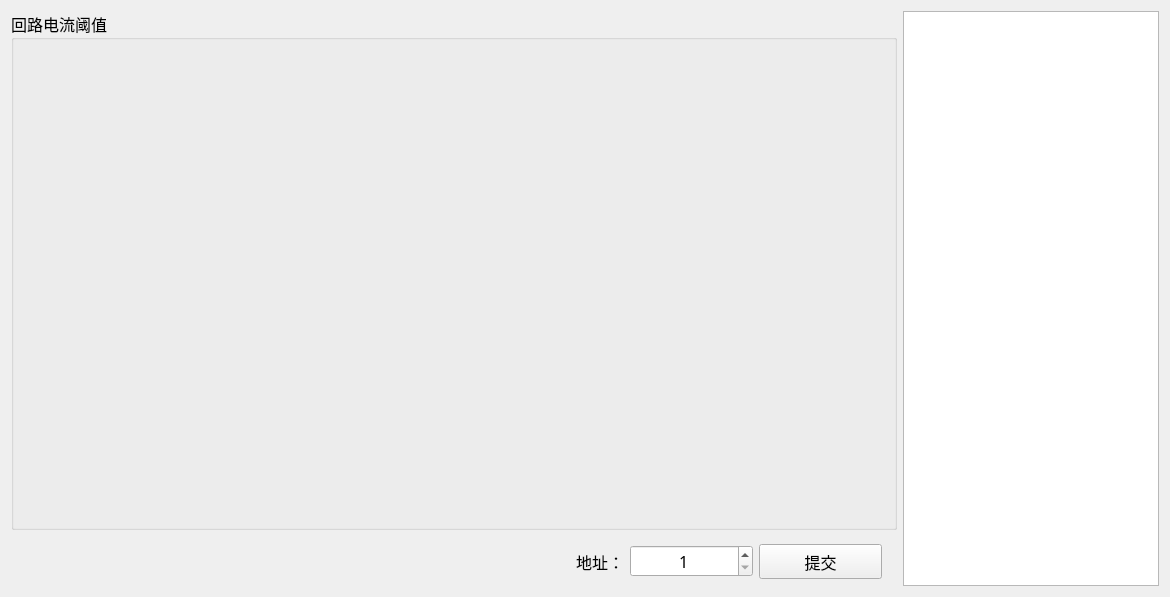
<?xml version="1.0" encoding="UTF-8"?>
<ui version="4.0">
 <class>RSet_LoopWid</class>
 <widget class="QWidget" name="RSet_LoopWid">
  <property name="geometry">
   <rect>
    <x>0</x>
    <y>0</y>
    <width>1170</width>
    <height>597</height>
   </rect>
  </property>
  <property name="windowTitle">
   <string>Form</string>
  </property>
  <layout class="QGridLayout" name="gridLayout">
   <item row="0" column="0">
    <layout class="QVBoxLayout" name="verticalLayout">
     <item>
      <widget class="QGroupBox" name="curGroup">
       <property name="font">
        <font>
         <family>微软雅黑</family>
         <pointsize>12</pointsize>
        </font>
       </property>
       <property name="title">
        <string>回路电流阈值</string>
       </property>
      </widget>
     </item>
     <item>
      <widget class="QWidget" name="widget" native="true">
       <property name="maximumSize">
        <size>
         <width>16777215</width>
         <height>50</height>
        </size>
       </property>
       <widget class="QWidget" name="layoutWidget_2">
        <property name="geometry">
         <rect>
          <x>490</x>
          <y>0</y>
          <width>381</width>
          <height>51</height>
         </rect>
        </property>
        <layout class="QHBoxLayout" name="horizontalLayout">
         <item>
          <widget class="QLabel" name="label">
           <property name="minimumSize">
            <size>
             <width>100</width>
             <height>30</height>
            </size>
           </property>
           <property name="font">
            <font>
             <family>微软雅黑</family>
             <pointsize>12</pointsize>
            </font>
           </property>
           <property name="text">
            <string>地址：</string>
           </property>
           <property name="alignment">
            <set>Qt::AlignRight|Qt::AlignTrailing|Qt::AlignVCenter</set>
           </property>
          </widget>
         </item>
         <item>
          <widget class="QSpinBox" name="spinBox">
           <property name="minimumSize">
            <size>
             <width>100</width>
             <height>30</height>
            </size>
           </property>
           <property name="font">
            <font>
             <family>微软雅黑</family>
             <pointsize>12</pointsize>
            </font>
           </property>
           <property name="alignment">
            <set>Qt::AlignCenter</set>
           </property>
           <property name="minimum">
            <number>1</number>
           </property>
          </widget>
         </item>
         <item>
          <widget class="QPushButton" name="pushButton">
           <property name="minimumSize">
            <size>
             <width>120</width>
             <height>35</height>
            </size>
           </property>
           <property name="font">
            <font>
             <family>微软雅黑</family>
             <pointsize>12</pointsize>
            </font>
           </property>
           <property name="text">
            <string>提交</string>
           </property>
          </widget>
         </item>
        </layout>
       </widget>
      </widget>
     </item>
    </layout>
   </item>
   <item row="0" column="1">
    <widget class="QTextEdit" name="textEdit">
     <property name="sizePolicy">
      <sizepolicy hsizetype="Expanding" vsizetype="Expanding">
       <horstretch>0</horstretch>
       <verstretch>0</verstretch>
      </sizepolicy>
     </property>
     <property name="minimumSize">
      <size>
       <width>256</width>
       <height>400</height>
      </size>
     </property>
     <property name="maximumSize">
      <size>
       <width>256</width>
       <height>16777215</height>
      </size>
     </property>
     <property name="font">
      <font>
       <family>微软雅黑</family>
       <pointsize>12</pointsize>
      </font>
     </property>
    </widget>
   </item>
  </layout>
 </widget>
 <resources/>
 <connections/>
</ui>
